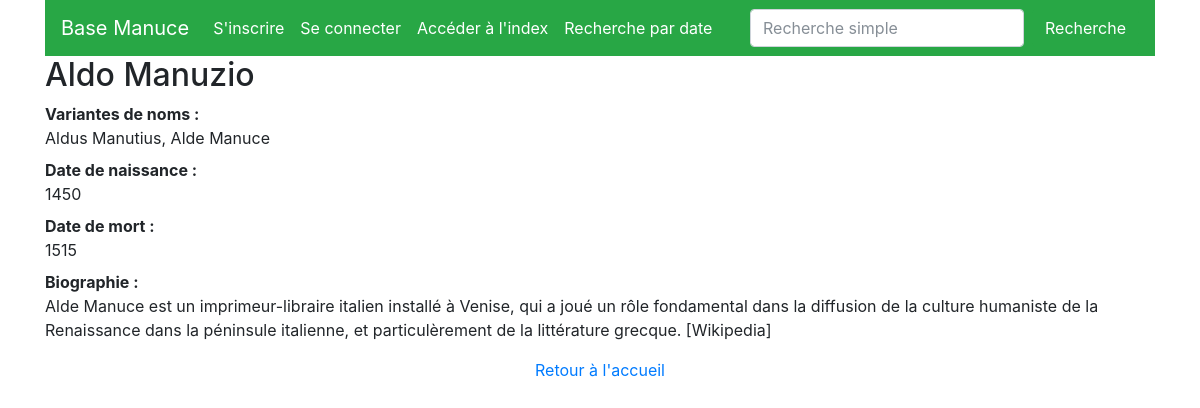
Screenshot of /imprimeur/0 with the database file from the repository.
### basemanuce/modeles/donnees.py (models this page shows)
class Printers(db.Model):
    __tablename__ = 'printers'
    printer_id = db.Column(db.Integer, unique=True, nullable=False, primary_key=True, autoincrement=True)
    printer_name = db.Column(db.Text, nullable=False)
    birthyear = db.Column(db.Integer)
    deathyear = db.Column(db.Integer)
    printer_othername1 = db.Column(db.Text)
    printer_othername2 = db.Column(db.Text)
    description = db.Column(db.Text)
    book = db.relationship("Books", back_populates="printer", foreign_keys=Books.id_printer)

### basemanuce/routes/routes_classic.py (the view)
@app.route("/imprimeur/<int:printer_id>")
def imprimeur(printer_id):
    unique_imprimeur = Printers.query.get(printer_id)
    return render_template("pages/imprimeur.html", nom="Base Manuce", imprimeur=unique_imprimeur)

### basemanuce/templates/pages/imprimeur.html (shortened to what this page needs)
{% extends "conteneur.html" %}
{% block corps %}
    {% if imprimeur %}
        <h2>{{imprimeur.printer_name}}</h2>
        <dl>
            <dt>Variantes de noms :</dt><dd>{{imprimeur.printer_othername1}}, {{imprimeur.printer_othername2}}</dd>
            <dt>Date de naissance :</dt><dd>{{imprimeur.birthyear}}</dd>
            <dt>Date de mort :</dt><dd>{{imprimeur.deathyear}}</dd>
            <dt>Biographie :</dt><dd>{{imprimeur.description}}</dd>
        </dl>
    {% else %}
    <p>La base de données est en cours de constitution</p>
    {% endif %}
{% endblock %}
{% block basdepage %}
<p><a href="{{url_for('accueil')}}">Retour à l'accueil</a></p>
{% endblock %}

### rows the page displays
Printers: printer_name "Aldo Manuzio", printer_othername1 "Aldus Manutius", printer_othername2 "Alde Manuce", birthyear "1450", deathyear "1515", description "Alde Manuce est un imprimeur-libraire italien installé à Venise, qui a joué un rôle fondamental dans la diffusion de la culture humaniste de la Renaissance dans la péninsule italienne, et particulèrement de la littérature grecque. [Wikipedia]"
